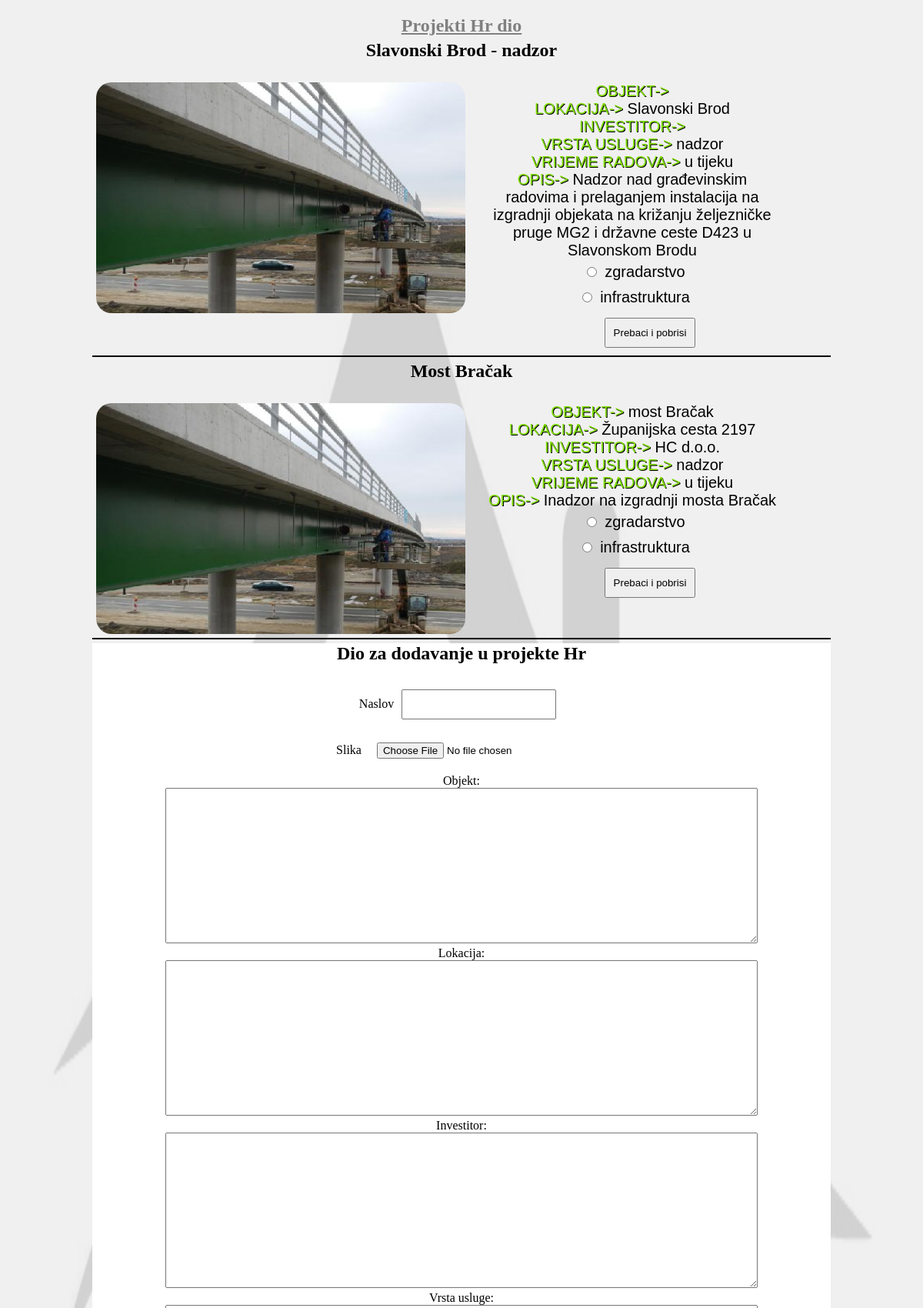
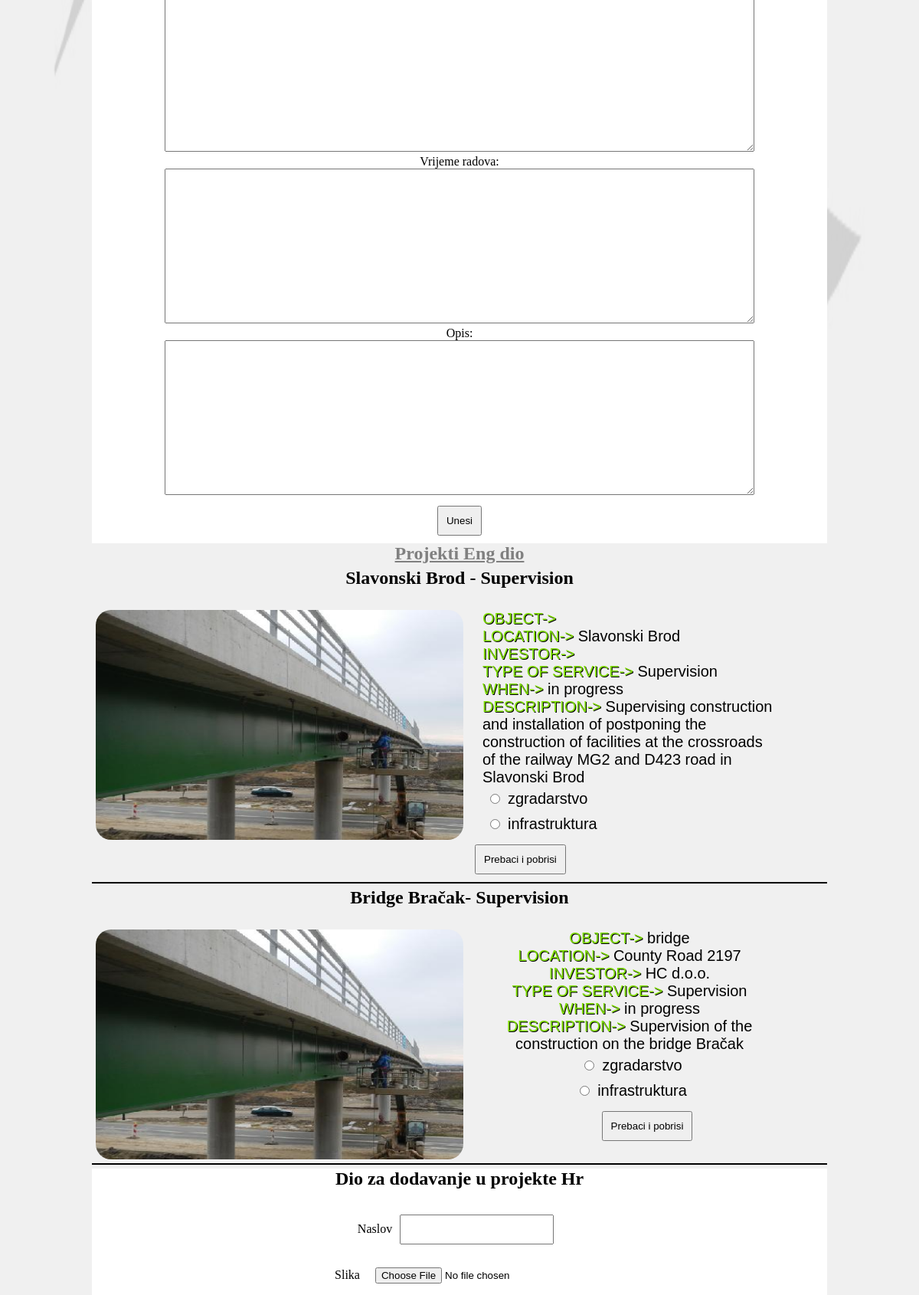
The app's page /Cog/admin.php (signed in, upper part) with its own data (2 pictures, top to bottom).
### tables this page shows
CREATE TABLE `projekti` (
  `id` int(11) NOT NULL,
  `jezik` varchar(50) DEFAULT NULL,
  `path` varchar(50) DEFAULT NULL,
  `naziv` varchar(50) DEFAULT NULL,
  `objekt` varchar(50) DEFAULT NULL,
  `lokacija` varchar(50) DEFAULT NULL,
  `investitor` varchar(50) DEFAULT NULL,
  `vrstaUsluge` varchar(50) DEFAULT NULL,
  `vrijemeRadova` varchar(50) NOT NULL,
  `opis` text
);

### Cog/admin.php (the view, shortened to what this page needs)
<!DOCTYPE html>
<html>
<head>
<link rel="stylesheet" type="text/css" href="dizajn/dizajn.css">
</head>
<body>
<main>
<section>
	<div id="projekti">
	<h1>Projekti Hr dio</h1>
	<?php
		require('php/connect.php');
	?>
	<?php
		$query = "select * from projekti where (id%2)<>0 order by id desc;";
		$result = mysqli_query($db_server,$query);
		while($row = mysqli_fetch_array($result))
    {?>
       <article>
				<form action="admin.php" method="post">
				<div class="forme">
				<h2 class="zgradarstvo"><?php echo $row['naziv']?></h2></br>
				<?php echo "<img class=zrealizirani alt='".$row['naziv']."' title='".$row['naziv']."' src='".$row['path']."' />";?>
				<div class="content">
				<ul class="a">
					<li class="a"><span class="a">Objekt-></span> <?php echo $row['objekt']?></li>
					<li class="a"><span class="a">Lokacija-></span> <?php echo $row['lokacija']?></li>
					<li class="a"><span class="a">Investitor-></span> <?php echo $row['investitor']?></li>
					<li class="a"><span class="a">Vrsta usluge-></span> <?php echo $row['vrstaUsluge']?></li>
					<li class="a"><span class="a">Vrijeme radova-></span> <?php echo $row['vrijemeRadova']?></li>
					<li class="a"><span class="a">Opis-></span> <?php echo $row['opis']?></li>
					<li class="a"><input type="radio" name="zgradarstvo" value="1" /><label>zgradarstvo</label></li>
					<li class="a"><input type="radio" name="infrastruktura" value="2" /><label>infrastruktura</label></li>
				</ul>
				</div>
				<input type="submit" value="Prebaci i pobrisi" name="delete">
			<hr></hr>
			</div>
				</form>
        </article>
    <?php }?>
			<article>
			<form id="insert" style="background-color:white;" action="admin.php" method="post" enctype="multipart/form-data">
			<div class="forme">
			<h2 class="zgradarstvo"><?php echo "Dio za dodavanje u projekte Hr"?></h2></br>
				<label>Naslov</label><input type="text" name="naslov"></br>
				<label>Slika</label><input type="file" name="fileToUpload" id="fileToUpload"></br>
				<label>Objekt:</label></br>
				<textarea style="width:80%;height:200px;" name="objekt"></textarea></br>
				<label>Lokacija:</label></br>
				<textarea style="width:80%;height:200px;" name="lokacija"></textarea></br>
				<label>Investitor:</label></br>
				<textarea style="width:80%;height:200px;" name="investitor"></textarea></br>
				<label>Vrsta usluge:</label></br>
				<textarea style="width:80%;height:200px;" name="vrstaUsluge"></textarea></br>
				<label>Vrijeme radova:</label></br>
				<textarea style="width:80%;height:200px;" name="vrijemeRadova"></textarea></br>
				<label>Opis:</label></br>
				<textarea style="width:80%;height:200px;" name="opis"></textarea></br>
				<input type="submit" value="Unesi" name="insert">
				</div>
			</article>
	<h1>Projekti Eng dio</h1>
	<?php
		$query = "select * from projekti where (id%2)=0 order by id desc;";
		$result = mysqli_query($db_server,$query);
		while($row = mysqli_fetch_array($result))
    {?>
       <article>
				<form action="admin.php" method="post">
				<div class="forme">
				<h2 class="zgradarstvo"><?php echo $row['naziv']?></h2></br>
				<?php echo "<img class=zrealizirani alt='".$row['naziv']."' title='".$row['naziv']."' src='".$row['path']."' />";?>
				<div class="content">
				<ul class="a">
					<li class="a"><span class="a">Object-></span> <?php echo $row['objekt']?></li>
					<li class="a"><span class="a">Location-></span> <?php echo $row['lokacija']?></li>
					<li class="a"><span class="a">Investor-></span> <?php echo $row['investitor']?></li>
					<li class="a"><span class="a">Type of service-></span> <?php echo $row['vrstaUsluge']?></li>
					<li class="a"><span class="a">When-></span> <?php echo $row['vrijemeRadova']?></li>
					<li class="a"><span class="a">Description-></span> <?php echo $row['opis']?></li>
					<li class="a"><input type="radio" name="zgradarstvoEng" value="1" /><label>zgradarstvo</label></li>
					<li class="a"><input type="radio" name="infrastrukturaEng" value="2" /><label>infrastruktura</label></li>
				</ul>
				</div>
				<input type="submit" value="Prebaci i pobrisi" name="deleteEng">
			<hr></hr>
			</div>
				</form>
        </article>
    <?php }?>
			<article>
			<form id="insert" style="background-color:white;" action="admin.php" method="post" enctype="multipart/form-data">
			<div class="forme">
			<h2 class="zgradarstvo"><?php echo "Dio za dodavanje u projekte Hr"?></h2></br>
				<label>Naslov</label><input type="text" name="naslovEng"></br>
				<label>Slika</label><input type="file" name="fileToUploadEng" id="fileToUpload"></br>
				</div>
			</article>
</section>
</main>
</body>
</html>

### Cog/dizajn/dizajn.css (style rules this page uses)
* { margin:0;padding:0; }
html { height:100%; }
body { width:100%;height: 100%;margin:0;padding:0;background-color:#f0f0f0;min-width:250px; }
main { min-height:70%;background-image: url("../slike/pozadina/background.jpg");background-repeat: no-repeat;background-position: center center;background-size:90% 90%; }
section { width:80%;margin:0 auto;height:100%; }
article { width:67%;float:left;min-width:450px;height:100%; }
ul { list-style-type:none; }
li { font-family: "Century Gothic", CenturyGothic, AppleGothic, sans-serif; }
li.a { font-size:20px; }
h2.zgradarstvo { text-align:center;margin-top:5px;margin-bottom:5px; }
img.zrealizirani { width:50%;height:300px;margin:5px;border-radius:20px;float:left; }
div.content { width:40%;margin-left:20px;margin-top:5px;float:left; }
hr { border:1px solid black; }
span.a { color:#80df00;text-shadow: 1px 1px black;text-transform: uppercase; }

### Cog/admin.php (style rules this page uses)
form { width:100%;text-align:center; }
input { margin:10px;padding:10px; }
article { width:100%; }
h1 { text-align:center;margin-top:20px;text-decoration:underline;color:gray; }

### records on screen
projekti: naziv "Slavonski Brod - nadzor", path (picture), lokacija "Slavonski Brod", vrstaUsluge "nadzor", vrijemeRadova "u tijeku", opis "Nadzor nad građevinskim radovima i prelaganjem instalacija na izgradnji objekata na križanju željezničke pruge MG2 i državne ceste D423 u Slavonskom Brodu"
projekti: naziv "Most Bračak", path (picture), objekt "most Bračak", lokacija "Županijska cesta 2197", investitor "HC d.o.o.", vrstaUsluge "nadzor", vrijemeRadova "u tijeku", opis "Inadzor na izgradnji mosta Bračak"
projekti: naziv "Slavonski Brod - Supervision", path (picture), lokacija "Slavonski Brod", vrstaUsluge "Supervision", vrijemeRadova "in progress", opis "Supervising construction and installation of postponing the construction of facilities at the crossroads of the railway MG2 and D423 road in Slavonski Brod"
projekti: naziv "Bridge Bračak- Supervision", path (picture), objekt "bridge", lokacija "County Road 2197", investitor "HC d.o.o.", vrstaUsluge "Supervision", vrijemeRadova "in progress", opis "Supervision of the construction on the bridge Bračak"
